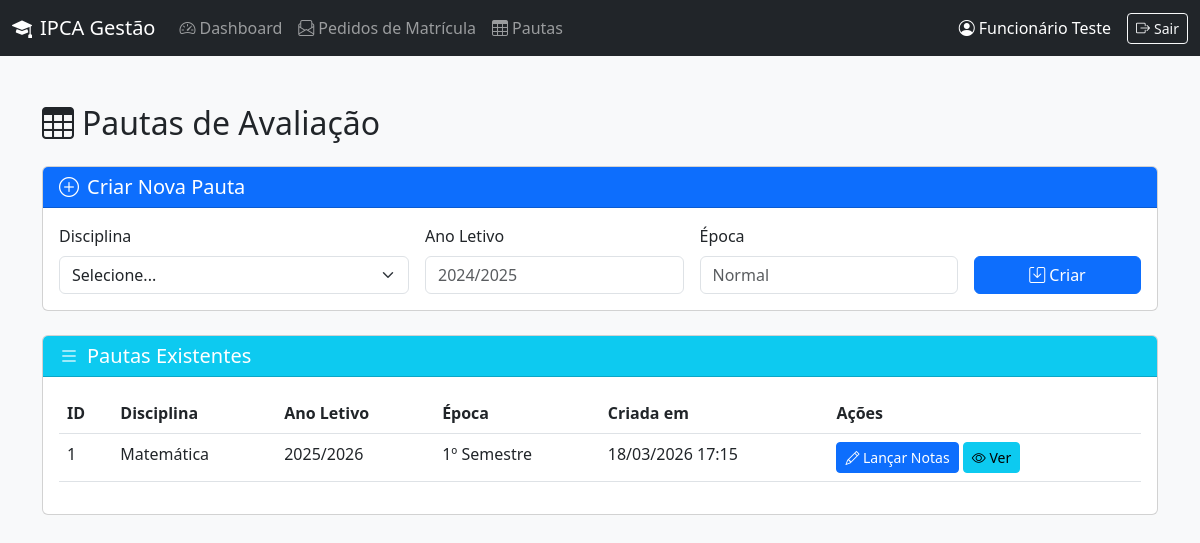
The page /funcionario/pautas.php (signed in) on the database its author committed.
### tables this page shows
CREATE TABLE `pauta` (
  `id` int(11) NOT NULL,
  `id_disciplina` int(11) NOT NULL,
  `ano_letivo` varchar(9) NOT NULL,
  `epoca` varchar(50) NOT NULL,
  `data_criacao` datetime DEFAULT current_timestamp(),
  `id_funcionario_criador` int(11) NOT NULL
);

CREATE TABLE `disciplinas` (
  `Id_disciplina` int(11) NOT NULL,
  `nome_disciplina` text NOT NULL
);

### funcionario/pautas.php (the view, shortened to what this page needs)
<?php
require_once '../includes/config.php';
$pautas = $pdo->query("
    SELECT pauta.*, disciplinas.nome_disciplina
    FROM pauta
    JOIN disciplinas ON pauta.id_disciplina = disciplinas.Id_disciplina
    ORDER BY pauta.data_criacao DESC
")->fetchAll();
?>
<!DOCTYPE html>
<html lang="pt">
<head>
    <link href="https://cdn.jsdelivr.net/npm/bootstrap@5.3.0/dist/css/bootstrap.min.css" rel="stylesheet">
    <link rel="stylesheet" href="https://cdn.jsdelivr.net/npm/bootstrap-icons@1.11.1/font/bootstrap-icons.css">
</head>
<body>
    <?php include '../includes/navbar.php'; ?>
    <div class="container mt-5">
        <h2 class="mb-4"><i class="bi bi-table me-2"></i>Pautas de Avaliação</h2>
        <div class="card mb-4">
            <div class="card-header bg-primary text-white">
                <h5 class="mb-0"><i class="bi bi-plus-circle me-2"></i>Criar Nova Pauta</h5>
            </div>
            <div class="card-body">
                <form method="post" class="row g-3">
                    <div class="col-md-4">
                        <label for="id_disciplina" class="form-label">Disciplina</label>
                        <select class="form-select" id="id_disciplina" name="id_disciplina" required>
                            <option value="">Selecione...</option>
                        </select>
                    </div>
                    <div class="col-md-3">
                        <label for="ano_letivo" class="form-label">Ano Letivo</label>
                        <input type="text" class="form-control" id="ano_letivo" name="ano_letivo" placeholder="2024/2025" required>
                    </div>
                    <div class="col-md-3">
                        <label for="epoca" class="form-label">Época</label>
                        <input type="text" class="form-control" id="epoca" name="epoca" placeholder="Normal" required>
                    </div>
                    <div class="col-md-2 align-self-end">
                        <button type="submit" name="criar_pauta" class="btn btn-primary w-100"><i class="bi bi-save me-1"></i>Criar</button>
                    </div>
                </form>
            </div>
        </div>
        <div class="card">
            <div class="card-header bg-info text-white">
                <h5 class="mb-0"><i class="bi bi-list me-2"></i>Pautas Existentes</h5>
            </div>
            <div class="card-body">
                <div class="table-responsive">
                    <table class="table table-hover">
                        <thead>
                            <tr>
                                <th>ID</th>
                                <th>Disciplina</th>
                                <th>Ano Letivo</th>
                                <th>Época</th>
                                <th>Criada em</th>
                                <th>Ações</th>
                            </tr>
                        </thead>
                        <tbody>
                            <?php foreach ($pautas as $p): ?>
                            <tr>
                                <td><?= $p['id'] ?></td>
                                <td><?= htmlspecialchars($p['nome_disciplina']) ?></td>
                                <td><?= $p['ano_letivo'] ?></td>
                                <td><?= $p['epoca'] ?></td>
                                <td><?= date('d/m/Y H:i', strtotime($p['data_criacao'])) ?></td>
                                <td>
                                    <a href="lancar_notas.php?id_pauta=<?= $p['id'] ?>" class="btn btn-sm btn-primary"><i class="bi bi-pencil"></i> Lançar Notas</a>
                                    <a href="ver_pauta.php?id=<?= $p['id'] ?>" class="btn btn-sm btn-info"><i class="bi bi-eye"></i> Ver</a>
                                </td>
                            </tr>
                            <?php endforeach; ?>
                        </tbody>
                    </table>
                </div>
            </div>
        </div>
    </div>
</body>
</html>

### funcionario/pautas.php (style rules this page uses)
body { background-color: #f8f9fa; }

### rows shown on the page
pauta: id "1", id_disciplina.nome_disciplina "Matemática", ano_letivo "2025/2026", epoca "1º Semestre", data_criacao "18/03/2026 17:15"

### other values the page prints
$_SESSION['user_name'] "Funcionário Teste"
